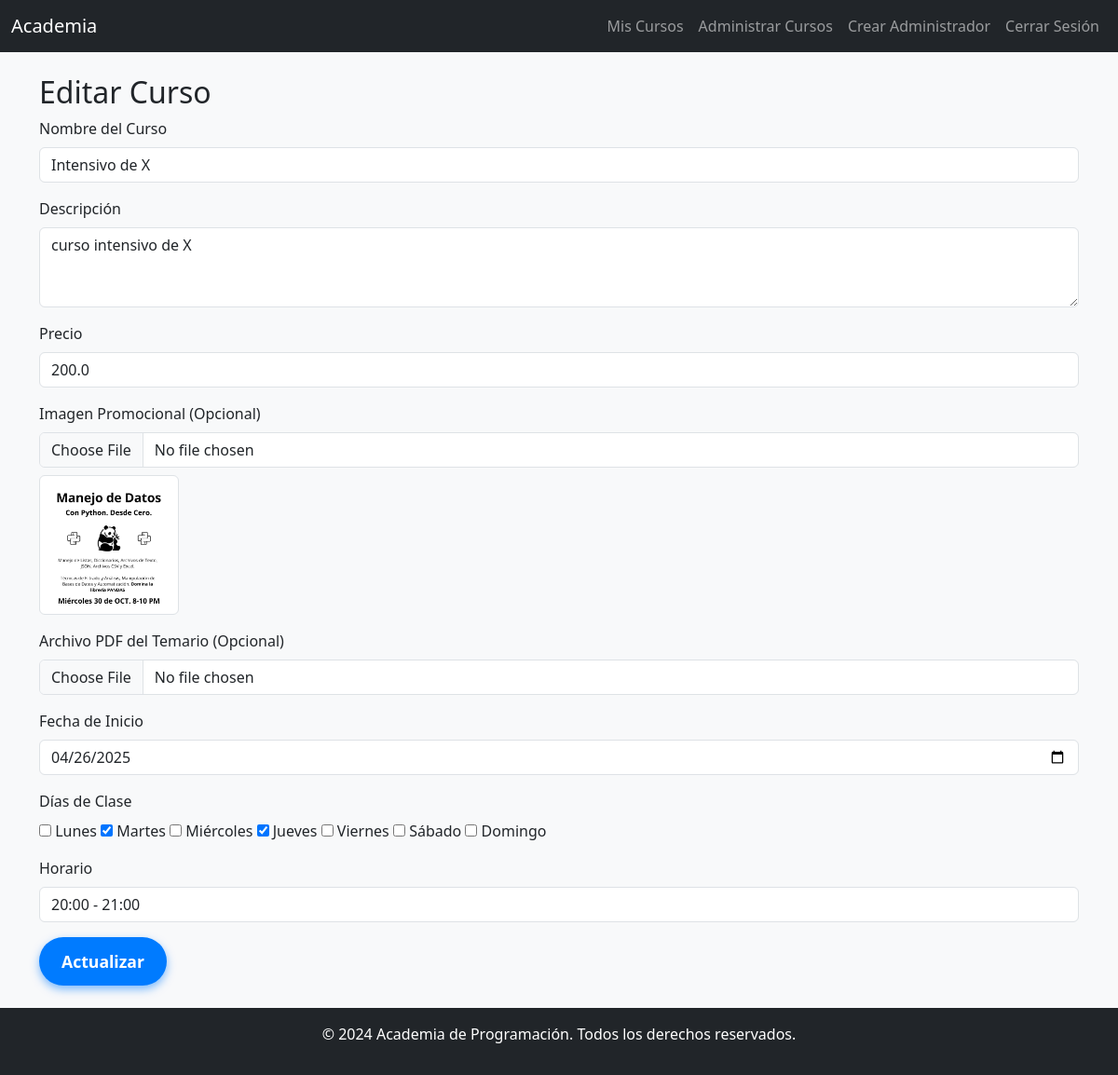
Page /admin/courses/edit/5 (signed in) on the committed database.
### app/models.py (models this page shows)
class Course(db.Model):
    id = db.Column(db.Integer, primary_key=True)
    name = db.Column(db.String(120), nullable=False)
    description = db.Column(db.Text, nullable=False)
    price = db.Column(db.Float, nullable=False)
    promo_image = db.Column(db.String(200), nullable=True)  # URL to the promotional image
    syllabus = db.Column(db.String(200), nullable=True)  # URL to the syllabus PDF
    start_date = db.Column(db.Date, nullable=True)  # Fecha de inicio
    class_days = db.Column(db.String(200), nullable=True)  # Días de clase
    class_time = db.Column(db.String(50), nullable=True)  # Horario

### app/routes.py (the view, shortened to what this page needs)
@bp.route("/admin/courses/edit/<int:course_id>", methods=["GET", "POST"])
@admin_required
def edit_course(course_id):
    course = Course.query.get_or_404(course_id)
    return render_template("edit_course.html", course=course)

### app/routes.py (called while the page is built)
def admin_required(f):
    @wraps(f)
    def decorated_function(*args, **kwargs):
        if not session.get("user_id") or not session.get("is_admin"):
            abort(403)  # Prohibido si no es administrador
        return f(*args, **kwargs)
    return decorated_function

### app/templates/edit_course.html (shortened to what this page needs)
{% extends "base.html" %}
{% block content %}
<h2>Editar Curso</h2>
<form method="POST" action="{{ url_for('main.edit_course', course_id=course.id) }}" enctype="multipart/form-data">
    <div class="mb-3">
        <label for="name" class="form-label">Nombre del Curso</label>
        <input type="text" class="form-control" id="name" name="name" value="{{ course.name }}" required>
    </div>
    <div class="mb-3">
        <label for="description" class="form-label">Descripción</label>
        <textarea class="form-control" id="description" name="description" rows="3" required>{{ course.description }}</textarea>
    </div>
    <div class="mb-3">
        <label for="price" class="form-label">Precio</label>
        <input type="number" class="form-control" id="price" name="price" value="{{ course.price }}" step="0.01" required>
    </div>
    <div class="mb-3">
        <label for="promo_image" class="form-label">Imagen Promocional (Opcional)</label>
        <input type="file" class="form-control" id="promo_image" name="promo_image" accept="image/*">
        {% if course.promo_image %}
        <img src="{{ course.promo_image }}" alt="Imagen Actual" class="img-thumbnail mt-2" width="150">
        {% endif %}
    </div>
    <div class="mb-3">
        <label for="syllabus" class="form-label">Archivo PDF del Temario (Opcional)</label>
        <input type="file" class="form-control" id="syllabus" name="syllabus" accept="application/pdf">
    </div>
    <div class="mb-3">
        <label for="start_date" class="form-label">Fecha de Inicio</label>
        <input type="date" class="form-control" id="start_date" name="start_date" value="{{ course.start_date }}" required>
    </div>
    <div class="mb-3">
        <label for="class_days" class="form-label">Días de Clase</label><br>
        {% for day in ["Lunes", "Martes", "Miércoles", "Jueves", "Viernes", "Sábado", "Domingo"] %}
        <input type="checkbox" name="class_days" value="{{ day }}"
            {% if day in course.class_days %}checked{% endif %}> {{ day }}
        {% endfor %}
    </div>
    <div class="mb-3">
        <label for="class_time" class="form-label">Horario</label>
        <input type="text" class="form-control" id="class_time" name="class_time" value="{{ course.class_time }}" required>
    </div>
    <button type="submit" class="btn btn-primary">Actualizar</button>
</form>
{% endblock %}

### app/static/styles.css (style rules this page uses)
body { background-color: #f8f9fa; }
h1, h2 { margin-top: 20px; }
.btn-primary { font-size: 1.1rem; font-weight: bold; background-color: #007bff; border: none; padding: 0.8rem 1.5rem; border-radius: 30px; box-shadow: 0px 4px 10px rgba(0, 123, 255, 0.5); transition: transform 0.2s, box-shadow 0.2s; }

### rows in the picture
Course: name "Intensivo de X", description "curso intensivo de X", price "200.0", promo_image (picture), start_date "04/26/2025", class_days "☑" "☑", class_time "20:00 - 21:00"

### other values in the picture
{{ day }} "Lunes" "Martes" "Miércoles" "Jueves" "Viernes" "Sábado" "Domingo"
